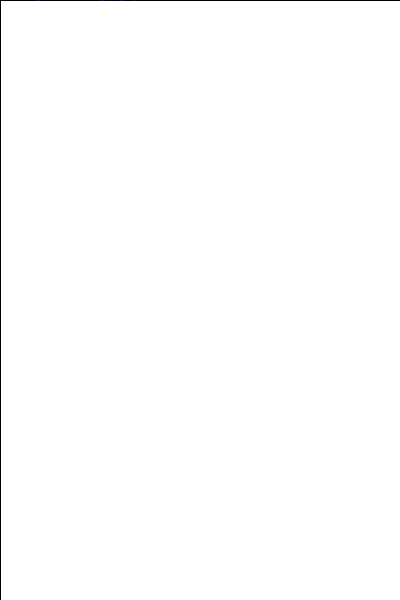
Frame 1 (no input)
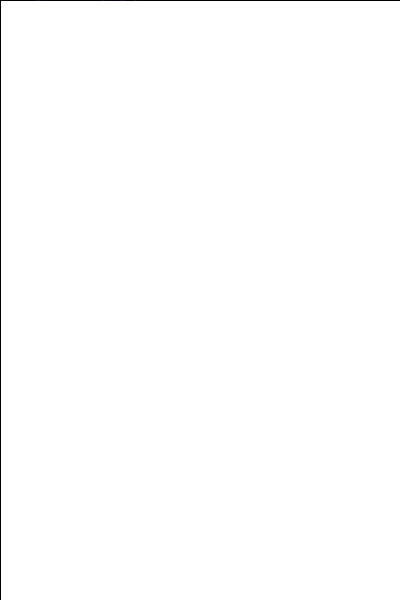
Frame 60 (the mouse pressed at the canvas centre just before this capture)
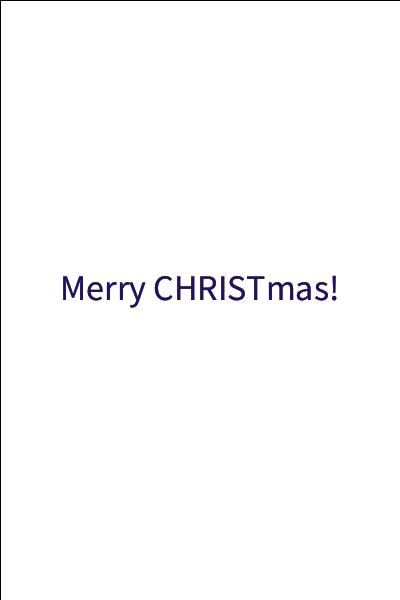
Frame 120 (the mouse held since frame 60 and released just before this capture)

The Processing sketch that drew these frames (run headless with seeded random() and noise(); from frame 60 on, the mouse is pressed at the canvas centre):

// Processing sketch: processing_48417
// ── processing_48417.pde

void setup()
{
  size(400,600);
  background(255,255,255);
  smooth();
  textAlign(CENTER);
  frameRate(15);
}

void draw()
{
  fill(255,255,255, 75);
  rect(0,0,width,height);

  
  textSize(36);
  fill(random(128),random(50),random(214));
  text("Merry CHRISTmas!",mouseX,mouseY);
  
}
